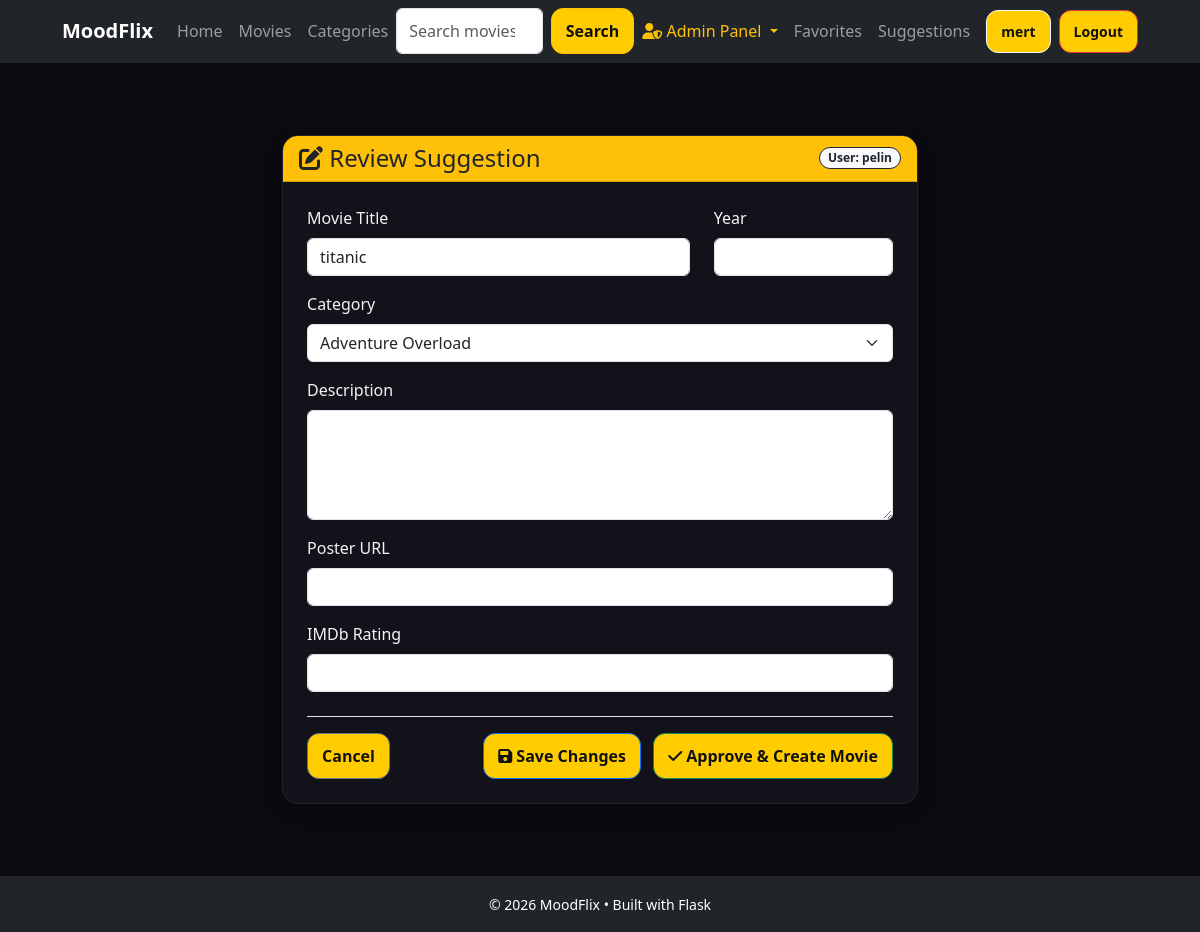
Screenshot of /admin/suggestions/4/edit (signed in) with the database file from the repository.
### app/models/user.py (models this page shows, shortened)
class User(UserMixin, db.Model):
    __tablename__ = "users"
    id = db.Column(db.Integer, primary_key=True)
    email = db.Column(db.String(120), unique=True, nullable=False)
    username = db.Column(db.String(50), nullable=False)
    password_hash = db.Column(db.String(128), nullable=False)
    role = db.Column(db.String(20), nullable=False, default="user")  # "user" or "admin"
    created_at = db.Column(db.DateTime, nullable=False, default=datetime.utcnow)
    is_active = db.Column(db.Boolean, nullable=False, default=True)
    comments = db.relationship('Comment', backref='user', lazy='dynamic', cascade='all, delete-orphan')
    ratings = db.relationship('Rating', backref='user', lazy='dynamic', cascade='all, delete-orphan')
    favorites = db.relationship('Favorite', backref='user', lazy='dynamic', cascade='all, delete-orphan')
    suggestions = db.relationship('Suggestion', backref='user', lazy='dynamic', cascade='all, delete-orphan')

### app/models/suggestion.py (models this page shows, shortened)
class Suggestion(db.Model):
    __tablename__ = "suggestions"
    id = db.Column(db.Integer, primary_key=True)
    user_id = db.Column(db.Integer, db.ForeignKey('users.id'), nullable=False)
    mood_category_id = db.Column(db.Integer, db.ForeignKey('mood_categories.id'), nullable=True)
    title = db.Column(db.String(255), nullable=False)
    year = db.Column(db.Integer, nullable=True)
    description = db.Column(db.Text, nullable=True)
    posterUrl = db.Column(db.String(500), nullable=True)
    imdbRating = db.Column(db.Float, nullable=True)
    status = db.Column(db.String(50), default="pending")  # pending, approved, rejected
    createdAt = db.Column(db.DateTime, default=datetime.utcnow)
    mood_category = db.relationship('MoodCategory', backref='suggestions')

### app/controllers/admin_controller.py (the view, shortened to what this page needs)
@admin_bp.route("/suggestions/<int:suggestion_id>/edit", methods=["GET", "POST"])
def edit_suggestion(suggestion_id: int):
    guard = _require_admin()
    if guard: return guard
    suggestion = AdminService.adminGetSuggestion(suggestion_id)
    if not suggestion:
        return redirect(url_for("admin.list_pending_suggestions"))
    if request.method == "GET":
        categories = AdminService.adminListCategories()
        return render_template("admin/edit_suggestion.html", suggestion=suggestion, categories=categories)

### app/__init__.py (called while the page is built)
def init_extensions(app: Flask) -> None:
    db.init_app(app)
    import_models()
    migrate.init_app(app, db)
    login_manager.init_app(app)
    login_manager.login_view = "auth.login"
    from app.models.user import User
    @login_manager.user_loader
    def load_user(user_id):
        return User.query.get(int(user_id))

### app/controllers/admin_controller.py (called while the page is built)
def _require_admin():
    if not current_user.is_authenticated:
        flash("Please log in as admin.", "error")
        return redirect(url_for("auth.login"))
    if getattr(current_user, "role", None) != "admin":
        flash("Admin access required.", "error")
        return redirect(url_for("home.index"))
    return None

### app/services/admin_service.py (called while the page is built)
    @staticmethod
    def adminListCategories() -> list[MoodCategory]:
        return MoodCategory.query.order_by(MoodCategory.name.asc()).all()

    @staticmethod
    def adminGetSuggestion(suggestion_id: int):
        from app.models.suggestion import Suggestion
        return Suggestion.query.get(suggestion_id)

### app/views/templates/admin/edit_suggestion.html (shortened to what this page needs)
{% extends "base.html" %}
{% block content %}
<div class="container py-5">
    <div class="row justify-content-center">
        <div class="col-md-8">
            <div class="card shadow">
                <div class="card-header bg-warning text-dark d-flex justify-content-between align-items-center">
                    <h4 class="mb-0"><i class="fas fa-edit"></i> Review Suggestion</h4>
                    <span class="badge bg-light text-dark">User: {{ suggestion.user.username }}</span>
                </div>
                <div class="card-body p-4">
                    <form method="POST">
                        <div class="row">
                            <div class="col-md-8 mb-3">
                                <label class="form-label">Movie Title</label>
                                <input type="text" class="form-control" name="title" value="{{ suggestion.title }}" required>
                            </div>
                            <div class="col-md-4 mb-3">
                                <label class="form-label">Year</label>
                                <input type="number" class="form-control" name="year" value="{{ suggestion.year or '' }}">
                            </div>
                        </div>
                        <div class="mb-3">
                            <label class="form-label">Category</label>
                            <select class="form-select" name="mood_category_id" required>
                                {% for category in categories %}
                                    <option value="{{ category.id }}" {% if suggestion.mood_category_id == category.id %}selected{% endif %}>
                                        {{ category.name }}
                                    </option>
                                {% endfor %}
                            </select>
                        </div>
                        <div class="mb-3">
                            <label class="form-label">Description</label>
                            <textarea class="form-control" name="description" rows="4">{{ suggestion.description or '' }}</textarea>
                        </div>
                        <div class="mb-3">
                            <label class="form-label">Poster URL</label>
                            <input type="url" class="form-control" name="posterUrl" value="{{ suggestion.posterUrl or '' }}">
                        </div>
                        <div class="mb-3">
                            <label class="form-label">IMDb Rating</label>
                            <input type="number" step="0.1" class="form-control" name="imdbRating" value="{{ suggestion.imdbRating or '' }}">
                        </div>
                        <div class="d-flex justify-content-between mt-4 border-top pt-3">
                            <a href="{{ url_for('admin.list_pending_suggestions') }}" class="btn btn-outline-secondary">Cancel</a>
                            <div>
                                <button type="submit" name="action" value="save" class="btn btn-primary me-2">
                                    <i class="fas fa-save"></i> Save Changes
                                </button>
                                <button type="submit" name="action" value="approve" class="btn btn-success">
                                    <i class="fas fa-check"></i> Approve & Create Movie
                                </button>
                            </div>
                        </div>
                    </form>
                </div>
            </div>
        </div>
    </div>
</div>
{% endblock %}

### app/views/templates/base.html (shortened to what this page needs)
<!doctype html>
<html lang="en">
<head>
  <link href="https://cdn.jsdelivr.net/npm/bootstrap@5.3.0/dist/css/bootstrap.min.css" rel="stylesheet">
  <link rel="stylesheet" href="https://cdnjs.cloudflare.com/ajax/libs/font-awesome/6.0.0/css/all.min.css">
  <link rel="stylesheet" href="{{ url_for('static', filename='css/style.css') }}">
</head>
<body>
  <nav class="navbar navbar-expand-lg navbar-dark bg-dark sticky-top" style = "z-index: 1050;">
    <div class="container">
      <a href="{{ url_for('home.index') }}" class="navbar-brand fw-bold">MoodFlix</a>
      <div class="collapse navbar-collapse" id="navbarNav">
        <ul class="navbar-nav me-auto">
            <li class="nav-item">
                <a class="nav-link" href="{{ url_for('home.index') }}"> Home </a>
            </li>
            <li class="nav-item">
                <a class="nav-link" href="{{ url_for('movie.list_movies') }}"> Movies </a>
            </li>
            <li class="nav-item">
                <a class="nav-link" href="{{ url_for('movie.list_categories') }}"> Categories </a>
            </li>
        </ul>
        <form class="d-flex mx-auto" method="GET" action="{{ url_for('home.search_movies') }}">
            <input class="form-control me-2" type="search" name="q" placeholder="Search movies..." value="{{ request.args.get('q', '') }}">
            <button class="btn btn-outline-warning" type="submit">Search</button>
        </form>
        <ul class="navbar-nav ms-auto align-items-center">
            {% if current_user.is_authenticated %}
                {% if current_user.role == 'admin' %}
                <li class="nav-item dropdown">
                    <a class="nav-link dropdown-toggle text-warning" href="#" id="adminDropdown" role="button" data-bs-toggle="dropdown" aria-expanded="false">
                        <i class="fas fa-user-shield"></i> Admin Panel
                    </a>
                </li>
                {% endif %}
                <li class="nav-item">
                    <a class="nav-link" href="{{ url_for('favorite.list_favorites') }}">Favorites</a>
                </li>
                <li class="nav-item">
                    <a class="nav-link" href="{{ url_for('suggestion.list_suggestions') }}">Suggestions</a>
                </li>
                <li class="nav-item ms-2">
                    <a class="btn btn-sm btn-outline-light" href="{{ url_for('auth.view_profile', user_id=current_user.id) }}">
                        {{ current_user.username }}
                    </a>
                </li>
                <li class="nav-item ms-2">
                    <form action="{{ url_for('auth.logout') }}" method="POST" class="d-inline">
                        <button type="submit" class="btn btn-sm btn-danger">Logout</button>
                    </form>
                </li>
            {% endif %}
        </ul>
      </div>
    </div>
  </nav>
  <main class="container py-4" style="min-height: 80vh;">
    {% block content %}{% endblock %}
  </main>
  <footer class="bg-dark text-white text-center py-3 mt-auto">
    <div class="container">
      <small>© 2026 MoodFlix • Built with Flask</small>
    </div>
  </footer>
</body>
</html>

### app/views/static/css/style.css (style rules this page uses)
:root { --bg: #0b0b0f; --panel: #12121a; --text: #f3f3f7; --muted: #a7a7b6; --line: #232333; --accent: #ffcc00; }
* { box-sizing: border-box; }
body { margin: 0; font-family: system-ui, -apple-system, Segoe UI, Roboto, Arial; background: var(--bg); color: var(--text); }
.container { width: min(1100px, 92%); margin: 0 auto; }
.navbar { position: sticky; top: 0; background: rgba(11, 11, 15, 0.9); border-bottom: 1px solid var(--line); }
.btn { padding: 10px 14px; border-radius: 12px; background: var(--accent); color: #111; text-decoration: none; font-weight: 700; }
.card { background: var(--panel); border: 1px solid var(--line); border-radius: 16px; overflow: hidden; text-decoration: none; color: inherit; }
.card-body { padding: 12px; }
.badge { font-size: 12px; border: 1px solid var(--line); padding: 4px 8px; border-radius: 999px; }

### rows the page displays
User: username "mert"
User: user.username "pelin"
Suggestion: title "titanic"

### other values shown
form field mood_category_id "Adventure Overload"
